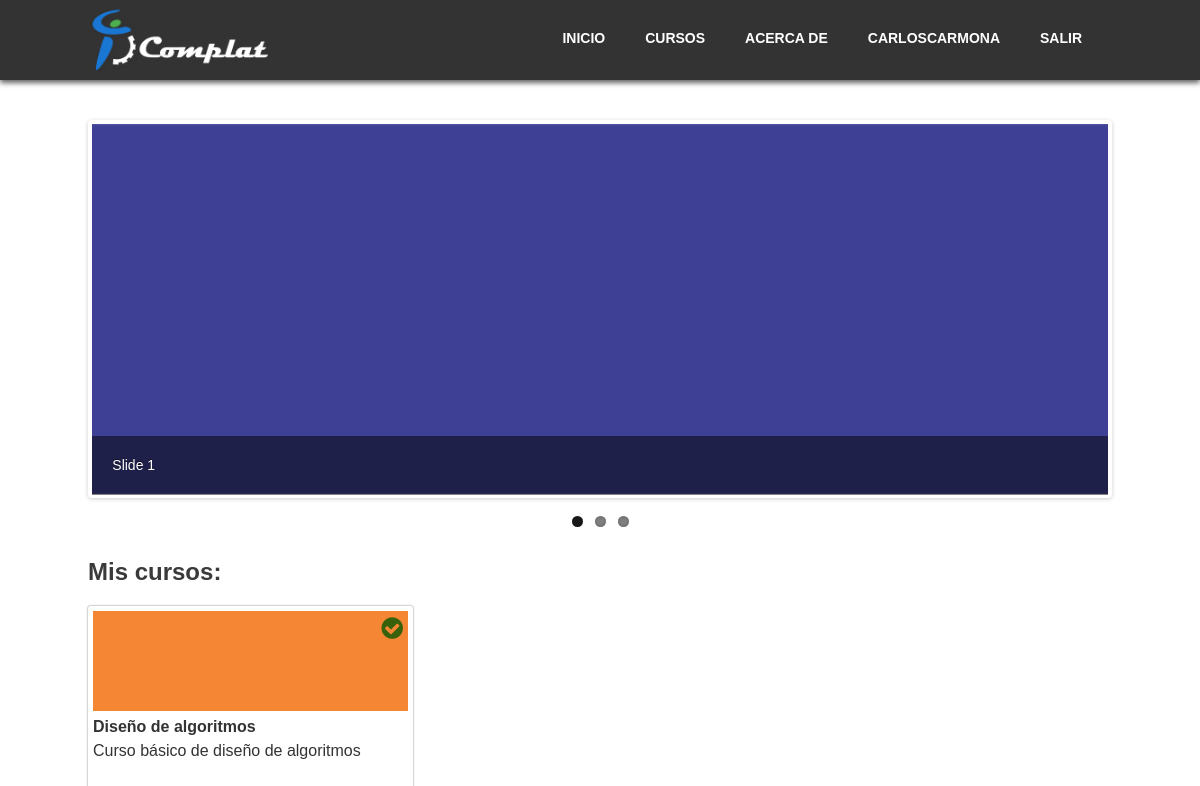
The app's page /?view=home (signed in) with its own data.
### tables this page shows
CREATE TABLE `user` (
  `id_user` bigint(255) NOT NULL PRIMARY KEY AUTO_INCREMENT,
  `user` varchar(25)  NOT NULL,
  `pass` varchar(200)  NOT NULL,
  `email` varchar(255)  NOT NULL,
  `permiso` int(1) NOT NULL DEFAULT '0',
  `activo` int(1) NOT NULL DEFAULT '0',
  `keyreg` varchar(120)  NOT NULL DEFAULT '',
  `keypass` varchar(50)  NOT NULL DEFAULT '',
  `new_pass` varchar(50) NOT NULL DEFAULT ''
);

CREATE TABLE `course` (
  `id_course` int(11) PRIMARY KEY AUTO_INCREMENT,
  `course_name` varchar(80)  DEFAULT NULL,
  `description` varchar(250)  DEFAULT NULL,
  `description_detailed` varchar(500)  NOT NULL,
  `type` varchar(50) NOT NULL,
  `course_path` varchar(100)  NOT NULL,
  `image_path` varchar(200)  DEFAULT NULL,
  `image_main_path` varchar(100) NOT NULL,
  `video_intro_path` varchar(500) DEFAULT NULL
);

### core/controllers/homeController.php (called while the page is built)
<?php
  include('html/index/index.php');
?>

### core/bin/functions/Users.php (called while the page is built, shortened)
<?php
  function Users(){
    $db = new Conexion();
    $sql = $db->query("SELECT * FROM user;");
    if($db->rows($sql) > 0){
      while($d = $db->recorrer($sql)){
        $users[$d['id_user']] = array(
          'id_user' => $d['id_user'],
          'user' => $d['user'],
          'pass' => $d['pass'],
          'permiso' => $d['permiso'],
          'activo' => $d['activo']
        );
      }
    } else{
      $users = false;
    }
    return $users;
  }
?>

### core/core.php (called while the page is built, shortened)
<?php
  require('core/models/class.Conexion.php');
  require('core/bin/functions/Users.php');
  $users = Users();
?>

### core/models/class.Conexion.php (called while the page is built, shortened)
<?php
  Class Conexion extends mysqli{
    public function rows($query){
      return mysqli_num_rows($query);
    }
    public function liberar($query){
      return mysqli_free_result($query);
    }
    public function recorrer($query){
      return mysqli_fetch_array($query);
    }
  }
?>

### html/index/main_login.php (the view, shortened to what this page needs)
<link rel='stylesheet' href='views/css/flexslider.css'/>
<div class="flexslider">
      <ul class="slides">
        <li>
            <a href="#"><img src="views/img/index_logout/slides/slide1.png"></a>
            <p class="flex-caption">Slide 1</p>
        </li>
      </ul>
</div>
<div class="courses">
    <?php
      $id_user = $users[$_SESSION['app_id']]['id_user'];
      $db = new Conexion();
      $sql = $db->query("SELECT * FROM course;");
      if($db->rows($sql) > 0){
        echo "<h2>Mis cursos:</h2>";
        while ($datos = $db->recorrer($sql)) {
          $id_course = $datos[0];
          $sql_2 = $db->query("SELECT * FROM rel_user_course_score WHERE id_course ='$id_course' AND id_user='$id_user';");
          if($db->rows($sql_2) == 1){
            echo  '<a href="'.$datos[5].'" class="course-a">
                <div class="course">
                  <span class="course-enrolled-icon"></span>
                  <img class="course-img" src="'.$datos[6].'" alt="'.$datos[1].'"/>
                  <h4 class="course-title">'.$datos[1].'</h4>
                  <p class="course-description">'.$datos[2].'</p>
                </div>
              </a>';
          }
        }
      }
    ?>
  </div>

### html/overall/header.php (shortened to what this page needs)
<header>
	<?php
		if(isset($_SESSION['app_id'])){
			echo '<div class="container-header">
					<a href="?view=home"><img src="views/img/complat_logo.png" alt="Complat" class="complat-logo"></a>
					<nav class="nav-desktop">
						<ul>
							<li><a href="?view=logout">SALIR</a></li>
							<li><a href="?view=perfil&id='.$_SESSION['app_id'].'">'.strtoupper($users[$_SESSION['app_id']]['user']).'</a></li>
							<li><a href="?view=about">ACERCA DE</a></li>
							<li><a href="?view=courses">CURSOS</a></li>
							<li><a href="?view=home">INICIO</a></li>
						</ul>
					</nav>
				</div>
					<nav class="nav-movil" id="nav_movil">
  						<ul>
							<li><a href="?view=perfil&id='.$_SESSION['app_id'].'">'.strtoupper($users[$_SESSION['app_id']]['user']).'</a></li>
							<li><a href="?view=home">INICIO</a></li>
							<li><a href="?view=about">ACERCA DE</a></li>
							<li><a href="?view=courses">CURSOS</a></li>
							<li><a href="?view=logout">SALIR</a></li>
  						</ul>
					</nav>';
		}
	?>
</header>

### views/css/estilo.css (style rules this page uses)
html { font-family:sans-serif;-ms-text-size-adjust:100%;-webkit-text-size-adjust:100% }
body { margin:0 }
article,aside,details,figcaption,figure,footer,header,hgroup,main,menu,nav,section,summary { display:block }
a { background-color:transparent }
img { border:0 }
body { font-family:'Source Sans Pro',sans-serif;font-size:16px;color:#3a3a3a }
header { background:#333;height:80px;position:fixed;top:0;left:0;width:100%;-webkit-box-shadow:0 3px 5px 0 rgba(50,50,50,0.75);-moz-box-shadow:0 3px 5px 0 rgba(50,50,50,0.75);box-shadow:0 3px 5px 0 rgba(50,50,50,0.75);z-index:4 }
.container-header { height:80px;margin:auto;position:relative;width:1024px;z-index:2 }
.complat-logo { left:0;position:absolute;top:5px;width:180px }
.nav-desktop { height:80px;list-style:none;position:absolute;right:0;width:800px;font-weight:bold;font-size:14px }
.nav-desktop ul { bottom:0;box-sizing:border-box;height:60px;list-style:none;margin-bottom:auto;margin-top:auto;padding:20px 10px 10px 10px;position:absolute;top:0;width:100% }
.nav-desktop ul li { display:inline-block;float:right }
.nav-desktop ul li a { box-sizing:border-box;color:#fff;font-style:lighter;padding:20px 20px 20px 20px;text-align:center;text-decoration:none; }
.courses { width:100%;height:auto;position:relative;margin-top:30px;margin-bottom:30px }
.course { position:relative;width:315px;height:200px;margin-right:10px;display:inline-block;-webkit-box-shadow:0 0 2px 0 rgba(50,50,50,0.75);-moz-box-shadow:0 0 2px 0 rgba(50,50,50,0.75);box-shadow:0 0 2px 0 rgba(50,50,50,0.75);margin-bottom:15px;padding-top:5px;padding-left:5px;padding-right:5px;border-radius:2px;cursor:pointer; }
.course-a { text-decoration:none }
.course-img { position:relative;margin:0 auto;width:315px;height:100px }
.course-title { color:#333;margin-top:3px }
.course-description { margin-top:-15px;color:#333;text-align:justify }

### views/css/flexslider.css (style rules this page uses)
.slides, .flex-control-nav, .flex-direction-nav { margin: 0; padding: 0; list-style: none; }
.flexslider { margin: 0; padding: 0; }
.flexslider .slides > li { display: none; -webkit-backface-visibility: hidden; }
.flexslider .slides img { width: 100%; display: block; }
.slides:after { content: "."; display: block; clear: both; visibility: hidden; line-height: 0; height: 0; }
.flexslider { margin: 0 0 60px; background: #fff; border: 4px solid #fff; position: relative; -webkit-border-radius: 4px; -moz-border-radius: 4px; -o-border-radius: 4px; border-radius: 4px; -webkit-box-shadow: 0 1px 4px rgba(0,0,0,.2); -moz-box-shadow: 0 1px 4px rgba(0,0,0,.2); -o-box-shadow: 0 1px 4px rgba(0,0,0,.2); box-shadow: 0 1px 4px rgba(0,0,0,.2); zoom: 1; }
.flexslider .slides { zoom: 1; }
.flex-caption { background:none; -ms-filter:progid:DXImageTransform.Microsoft.gradient(startColorstr=#4C000000,endColorstr=#4C000000); filter:progid:DXImageTransform.Microsoft.gradient(startColorstr=#4C000000,endColorstr=#4C000000); zoom: 1; }
.flex-caption { width: 96%; padding: 2%; position: absolute; left: 0; bottom: -15px; background: rgba(0,0,0,.5); color: #fff; text-shadow: 0 -1px 0 rgba(0,0,0,.5); font-size: 14px; line-height: 18px; }

### records on screen
user: user "CARLOSCARMONA"
course: image_path (picture), course_name "Diseño de algoritmos", description "Curso básico de diseño de algoritmos"
